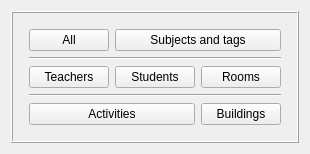
      <widget class="QWidget" name="spaceConstraintsTab">
       <attribute name="title">
        <string comment="It is a tab for shortcut buttons to space constraints, so it refers to space constraints, but we need to keep it short, that is why I don't add also 'constraints'">Space</string>
       </attribute>
       <layout class="QGridLayout" name="gridLayout_12">
        <item row="0" column="1">
         <spacer name="verticalSpacer">
          <property name="orientation">
           <enum>Qt::Vertical</enum>
          </property>
          <property name="sizeHint" stdset="0">
           <size>
            <width>20</width>
            <height>0</height>
           </size>
          </property>
         </spacer>
        </item>
        <item row="1" column="0">
         <spacer name="horizontalSpacer">
          <property name="orientation">
           <enum>Qt::Horizontal</enum>
          </property>
          <property name="sizeHint" stdset="0">
           <size>
            <width>0</width>
            <height>20</height>
           </size>
          </property>
         </spacer>
        </item>
        <item row="1" column="1">
         <widget class="QFrame" name="frameSpace">
          <property name="enabled">
           <bool>true</bool>
          </property>
          <property name="frameShape">
           <enum>QFrame::Box</enum>
          </property>
          <property name="frameShadow">
           <enum>QFrame::Raised</enum>
          </property>
          <layout class="QGridLayout" name="gridLayout_8">
           <property name="leftMargin">
            <number>16</number>
           </property>
           <property name="topMargin">
            <number>16</number>
           </property>
           <property name="rightMargin">
            <number>16</number>
           </property>
           <property name="bottomMargin">
            <number>16</number>
           </property>
           <item row="0" column="0">
            <layout class="QGridLayout" name="gridLayout_2">
             <item row="3" column="1">
              <widget class="QPushButton" name="shortcutStudentsSpaceConstraintsPushButton">
               <property name="text">
                <string comment="It is on the shortcuts tab buttons, so keep translation short">Students</string>
               </property>
              </widget>
             </item>
             <item row="2" column="0" colspan="3">
              <widget class="Line" name="line_3">
               <property name="orientation">
                <enum>Qt::Horizontal</enum>
               </property>
              </widget>
             </item>
             <item row="4" column="0" colspan="3">
              <widget class="Line" name="line_4">
               <property name="orientation">
                <enum>Qt::Horizontal</enum>
               </property>
              </widget>
             </item>
             <item row="3" column="0">
              <widget class="QPushButton" name="shortcutTeachersSpaceConstraintsPushButton">
               <property name="text">
                <string comment="It is on the shortcuts tab buttons, so keep translation short">Teachers</string>
               </property>
              </widget>
             </item>
             <item row="0" column="0">
              <widget class="QPushButton" name="shortcutAllSpaceConstraintsPushButton">
               <property name="text">
                <string comment="It refers to all space constraints (it is the text of a button for activating all space constraints dialog on the main form). It is on the shortcuts tab buttons, so keep translation short">All</string>
               </property>
              </widget>
             </item>
             <item row="3" column="2">
              <widget class="QPushButton" name="shortcutRoomsSpaceConstraintsPushButton">
               <property name="text">
                <string comment="It is on the shortcuts tab buttons, so keep translation short">Rooms</string>
               </property>
              </widget>
             </item>
             <item row="6" column="2">
              <widget class="QPushButton" name="shortcutBuildingsSpaceConstraintsPushButton">
               <property name="text">
                <string>Buildings</string>
               </property>
              </widget>
             </item>
             <item row="0" column="1" colspan="2">
              <widget class="QPushButton" name="shortcutSubjectsAndActivityTagsSpaceConstraintsPushButton">
               <property name="text">
                <string comment="Tags means activity tags, but I want to keep it short. It is on the shortcuts tab buttons, so keep translation short">Subjects and tags</string>
               </property>
              </widget>
             </item>
             <item row="6" column="0" colspan="2">
              <widget class="QPushButton" name="shortcutActivitiesSpaceConstraintsPushButton">
               <property name="text">
                <string comment="It is on the shortcuts tab buttons, so keep translation short">Activities</string>
               </property>
              </widget>
             </item>
            </layout>
           </item>
          </layout>
         </widget>
        </item>
        <item row="1" column="2">
         <spacer name="horizontalSpacer_2">
          <property name="orientation">
           <enum>Qt::Horizontal</enum>
          </property>
          <property name="sizeHint" stdset="0">
           <size>
            <width>0</width>
            <height>20</height>
           </size>
          </property>
         </spacer>
        </item>
        <item row="2" column="1">
         <spacer name="verticalSpacer_2">
          <property name="orientation">
           <enum>Qt::Vertical</enum>
          </property>
          <property name="sizeHint" stdset="0">
           <size>
            <width>20</width>
            <height>0</height>
           </size>
          </property>
         </spacer>
        </item>
       </layout>
      </widget>
